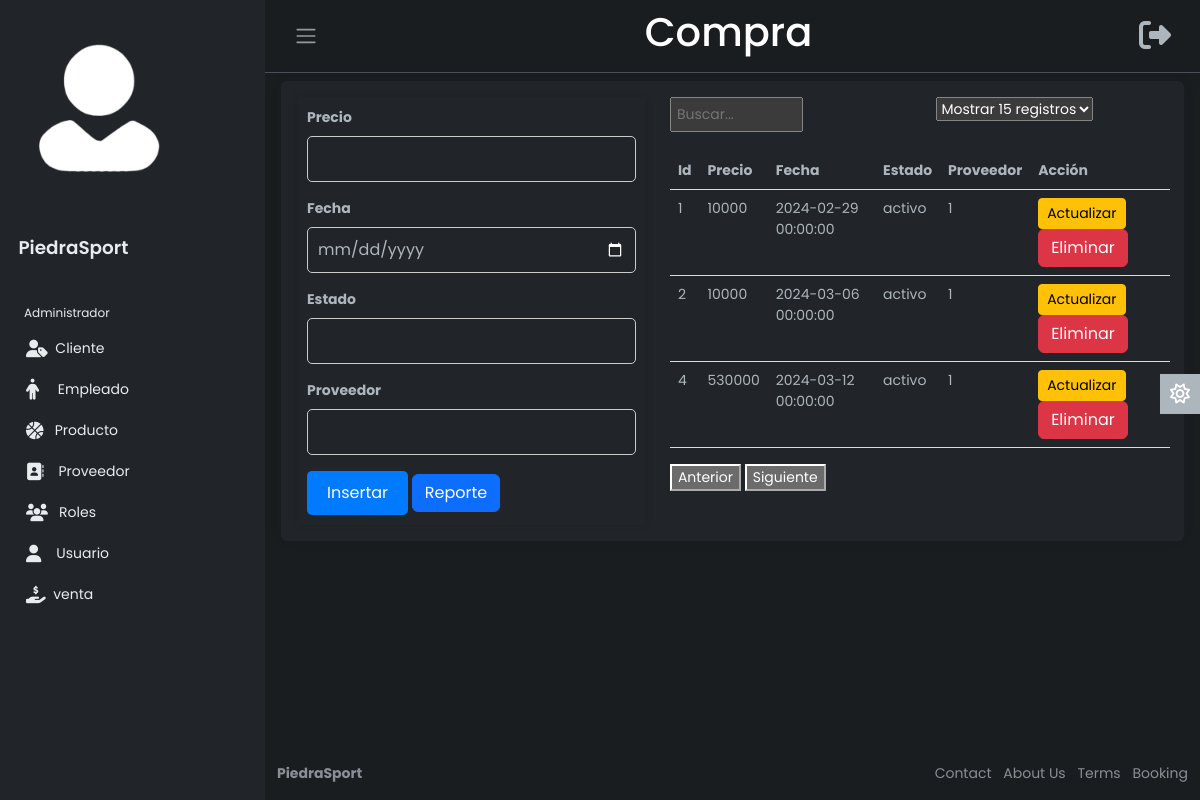
/views/static/compra.php (signed in), run on the app's committed database.
### tables this page shows
CREATE TABLE `compras` (
  `ID` int(11) NOT NULL,
  `PRECIO` float NOT NULL,
  `FECHA` datetime NOT NULL,
  `ESTADO` varchar(20) NOT NULL,
  `PROVEEDOR` int(11) NOT NULL
);

### views/static/Compra.php (the view, shortened to what this page needs)
<!DOCTYPE html>
<html lang="en" data-bs-theme="dark">
<head>
    <link rel="stylesheet" href="https://cdn.jsdelivr.net/npm/bootstrap@5.3.0-alpha2/dist/css/bootstrap.min.css">
    <link rel="stylesheet" href="css/style.css">
</head>
<body>
    <div class="wrapper">
        <aside id="sidebar" class="js-sidebar">
            <div class="h-100">
                <div class="navbar-collapse navbar">
                    <ul class="navbar-nav">
                        <li class="nav-item dropdown">
                            <a href="#" data-bs-toggle="dropdown" class="nav-icon pe-md-0">
                                <img src="img/usuar.png" class="avatar img-fluid rounded enlarge-image" alt="">
                            </a>
                        </li>
                    </ul>
                </div>
                <div class="sidebar-logo">
                    <a href="#">PiedraSport</a>
                </div>
                <ul class="sidebar-nav">
                    <li class="sidebar-header">
                        Administrador
                    </li>
                    <li class="sidebar-item">
                        <a href="cliente.php" class="sidebar-link ">
                            &nbsp;Cliente
                        </a>
                    </li>
                    <li class="sidebar-item">
                        <a href="empleado.php" class="sidebar-link">
                            &nbsp;&nbsp;&nbsp;&nbsp;Empleado
                        </a>
                    </li>
                    <li class="sidebar-item">
                        <a href="producto.php" class="sidebar-link">
                            &nbsp;&nbsp;Producto
                        </a>
                    </li>
                    <li class="sidebar-item">
                        <a href="proveedor.php" class="sidebar-link">
                            &nbsp;&nbsp;&nbsp;Proveedor
                        </a>
                    </li>
                    <li class="sidebar-item">
                        <a href="Rol.php" class="sidebar-link">
                            &nbsp;&nbsp;Roles
                        </a>
                    </li>
                    <li class="sidebar-item">
                        <a href="usuario.php" class="sidebar-link" >
                            &nbsp;&nbsp;&nbsp;Usuario
                        </a>
                    </li>
                    <li class="sidebar-item">
                        <a href="venta.php" class="sidebar-link ">
                            &nbsp;venta
                        </a>
                    </li>
                </ul>
            </div>
        </aside>
        <div class="main">
            <nav class="navbar navbar-expand px-3 border-bottom">
                <button class="btn" id="sidebar-toggle" type="button">
                    <span class="navbar-toggler-icon"></span>
                </button>
                <div class="title">
                        <h1>Compra</h1>
                </div>
                    <ul class="navbar-nav">
                    <button class="btn" id="sidebar-toggle" type="button"  onclick="window.location.href = '../../cerrar_sesion.php';">
                            <span class="fa-solid fa-right-from-bracket fa-2xl"></span>
                        </button>
                    </ul>
            </nav>
            <main class="content px-3 py-2">
                <div class="card-body">
                    <div class="card-body">
                    <div class="card border-0">
                        <div class="card-body">
                            <div class="row">
                                <div class="col-md-5">
                                <form id="insertForm" action="../../controllers/CompraController.php" method="post">
                                        <div class="mb-3">
                                            <label for="Precio" class="form-label">Precio</label>
                                            <input type="text" class="form-control" id="Precio" name="precio" required>
                                        </div>
                                        <div class="mb-3">
                                            <label for="Fecha" class="form-label">Fecha</label>
                                            <input type="date" class="form-control" id="Fecha" name="fecha" required>
                                        </div>
                                        <div class="mb-3">
                                            <label for="Estado" class="form-label">Estado</label>
                                            <input type="text" class="form-control" id="Estado" name="estado" required>
                                        </div>
                                        <div class="mb-3">
                                            <label for="Proveedor" class="form-label">Proveedor</label>
                                            <input type="text" class="form-control" id="Proveedor" name="proveedor" required>
                                        </div>
                                        <button type="submit" class="btn btn-primary">Insertar</button>
                                        <button class="btn btn-primary" onclick="window.location.href = 'Reporte_comp.php';">Reporte</button>
                                    </form>
                                </div>
                                <div class="col-md-6">
                                    <div class="table-controls">
                                        <div class="search-box">
                                            <input type="text" id="searchInput" placeholder="Buscar...">
                                        </div>
                                        <div class="filter-box">
                                            <select id="perPageSelect">
                                                <option value="15" selected>Mostrar 15 registros</option>
                                            </select>
                                        </div>
                                    </div>
                                    <table class="table" id="dataTable">
                                        <thead>
                                            <tr>
                                                <th scope="col">Id</th>
                                                <th scope="col">Precio</th>
                                                <th scope="col">Fecha</th>
                                                <th scope="col">Estado</th>
                                                <th scope="col">Proveedor</th>
                                                <th scope="col">Acción</th>
                                            </tr>
                                        </thead>
                                        <tbody>
                                        <?php
                                            $co = mysqli_connect('localhost','root','','piedrasportsdb');
                                            $sql="SELECT * FROM compras";
                                            $result =mysqli_query($co,$sql);
                                            while($mostrar=mysqli_fetch_array($result)){
                                            ?>
                                            <tr>
                                                <td><?php echo $mostrar ['ID']?></td>
                                                <td><?php echo $mostrar ['PRECIO']?></td>
                                                <td><?php echo $mostrar ['FECHA']?></td>
                                                <td><?php echo $mostrar ['ESTADO']?></td>
                                                <td><?php echo $mostrar ['PROVEEDOR']?></td>
                                                <td>
                                                <button type="button" class="btn btn-sm btn-warning" data-bs-toggle="modal" data-bs-target="#updateModal">Actualizar</button>
                                                <button type="button" class="btn btn btn-danger" data-bs-toggle="modal" data-bs-target="#deleteModal">Eliminar</button>
                                                </td>
                                            </tr>
                                            <?php
                                            }
                                            ?>
                                        </tbody>
                                    </table>
                                    <div class="pagination-buttons mt-3">
                                        <button id="prevPageButton">Anterior</button>
                                        <button id="nextPageButton">Siguiente</button>
                                    </div>
                                </div>
                            </div>
                        </div>
                    </div>
            </main>
            <a href="#" class="theme-toggle">
                <i class="fa-regular fa-sun"></i>
            </a>
            <footer class="footer">
                <div class="container-fluid">
                    <div class="row text-muted">
                        <div class="col-6 text-start">
                            <p class="mb-0">
                                <a href="#" class="text-muted">
                                    <strong>PiedraSport</strong>
                                </a>
                            </p>
                        </div>
                        <div class="col-6 text-end">
                            <ul class="list-inline">
                                <li class="list-inline-item">
                                    <a href="#" class="text-muted">Contact</a>
                                </li>
                                <li class="list-inline-item">
                                    <a href="#" class="text-muted">About Us</a>
                                </li>
                                <li class="list-inline-item">
                                    <a href="#" class="text-muted">Terms</a>
                                </li>
                                <li class="list-inline-item">
                                    <a href="#" class="text-muted">Booking</a>
                                </li>
                            </ul>
                        </div>
                    </div>
                </div>
            </footer>
        </div>
    </div>
</body>
</html>

### views/static/css/style.css (style rules this page uses)
body { font-family: 'Poppins', sans-serif; font-size: 0.875rem; opacity: 1; overflow-y: scroll; margin: 0; }
a { cursor: pointer; text-decoration: none; font-family: 'Poppins', sans-serif; }
li { list-style: none; }
.wrapper { align-items: stretch; display: flex; width: 100%; }
#sidebar { max-width: 265px; min-width: 265px; background: var(--bs-dark); transition: all 0.35s ease-in-out; }
.main { display: flex; flex-direction: column; min-height: 100vh; min-width: 0; overflow: hidden; transition: all 0.35s ease-in-out; width: 100%; background: var(--bs-dark-bg-subtle); }
.sidebar-logo { padding: 1.15rem; }
.sidebar-logo a { color: #e9ecef; font-size: 1.15rem; font-weight: 600; }
.title { font-weight: 2000; margin-left: auto; font-family: 'Poppins', sans-serif; font-size: 1.15rem; color: var(--bs-emphasis-color); }
.sidebar-nav { flex-grow: 1; list-style: none; margin-bottom: 0; padding-left: 0; margin-left: 0; }
.sidebar-header { color: #e9ecef; font-size: .75rem; padding: 1.5rem 1.5rem .375rem; }
a.sidebar-link { padding: .625rem 1.625rem; color: #e9ecef; position: relative; display: block; font-size: 0.875rem; }
.avatar { height: 40px; width: 40px; }
.navbar-expand .navbar-nav { margin-left: auto; }
.content { flex: 1; max-width: 100vw; width: 100vw; }
@media (min-width:768px) { .content { max-width: auto; width: auto; } }
.card { box-shadow: 0 0 .875rem 0 rgba(34, 46, 60, .05); margin-bottom: 24px; }
.theme-toggle { position: fixed; top: 50%; transform: translateY(-65%); text-align: center; z-index: 10; right: 0; left: auto; border: none; background-color: var(--bs-body-color); }
html[data-bs-theme="dark"] .theme-toggle .fa-sun, html[data-bs-theme="light"] .theme-toggle .fa-moon { cursor: pointer; padding: 10px; display: block; font-size: 1.25rem; color: #FFF; }
#searchInput { margin-bottom: 10px; padding: 5px; width: 50%; }
#perPageSelect { margin-bottom: 10px; }
.table { width: 118%; border-collapse: collapse; }
.table th, .table td { padding: 8px; border-bottom: 1px solid #ddd; text-align: left; }
.table th { cursor: pointer; }
.table-controls { display: flex; justify-content: space-between; margin-bottom: 10px; }
.search-box { flex-grow: 1; }
.filter-box { margin-left: 0px; }
#insertForm { padding: 10px; border-radius: 5px; box-shadow: 0 0 10px rgba(0, 0, 0, 0.1); }
#insertForm .mb-3 { margin-bottom: 10px; }
#insertForm label { font-weight: bold; }
#insertForm input[type="text"] { width: 100%; padding: 10px; border: 1px solid #ccc; border-radius: 5px; box-sizing: border-box; }
#insertForm input[type="date"] { width: 100%; padding: 10px; border: 1px solid #ccc; border-radius: 5px; box-sizing: border-box; }
#insertForm button[type="submit"] { padding: 10px 20px; background-color: #007bff; color: #fff; border: none; border-radius: 5px; cursor: pointer; }
.enlarge-image { width: 200px; height: 200px; }

### data on the page
compras: ID "1", PRECIO "10000", FECHA "2024-02-29 00:00:00", ESTADO "activo", PROVEEDOR "1"
compras: ID "2", PRECIO "10000", FECHA "2024-03-06 00:00:00", ESTADO "activo", PROVEEDOR "1"
compras: ID "4", PRECIO "530000", FECHA "2024-03-12 00:00:00", ESTADO "activo", PROVEEDOR "1"
